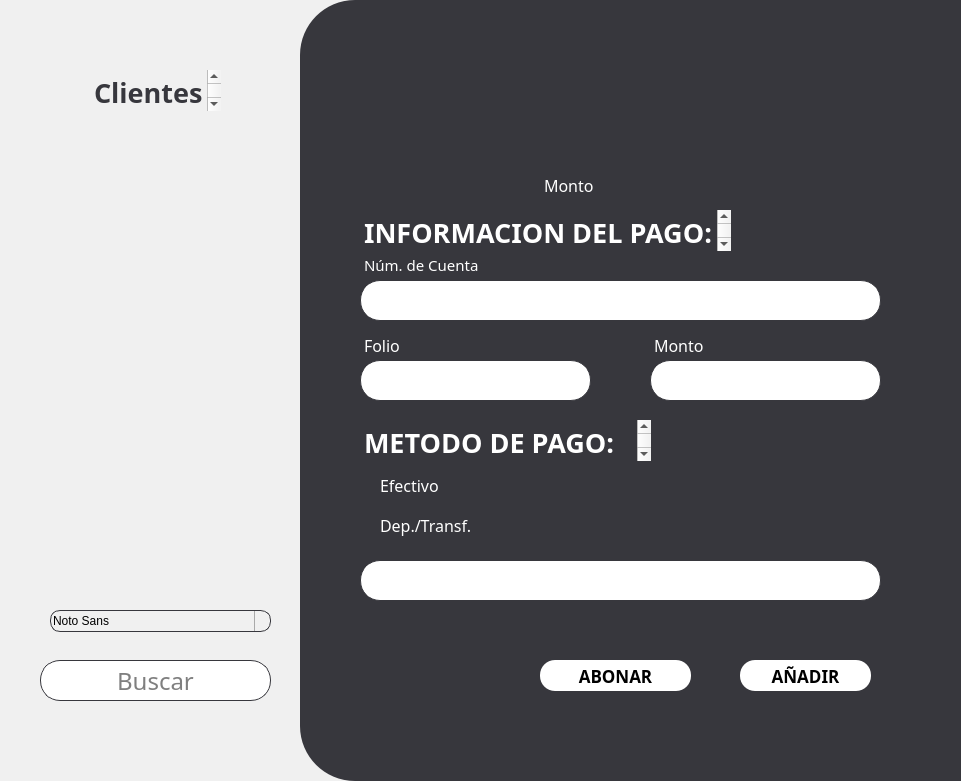
  <widget class="QFrame" name="frame_white">
   <property name="geometry">
    <rect>
     <x>340</x>
     <y>0</y>
     <width>961</width>
     <height>781</height>
    </rect>
   </property>
   <property name="styleSheet">
    <string notr="true">QFrame {
    border: none;       /* Color y grosor del borde */
    border-radius: 55px;          /* Radio de las esquinas */
    background-color: #f0f0f0;    /* Color de fondo */
    margin: 0px;                  /* Margen externo a 0 */
    padding: 0px;                 /* Espaciado interno a 0 */
}

</string>
   </property>
   <property name="frameShape">
    <enum>QFrame::StyledPanel</enum>
   </property>
   <property name="frameShadow">
    <enum>QFrame::Raised</enum>
   </property>
   <widget class="QFrame" name="frame_white_grey">
    <property name="geometry">
     <rect>
      <x>300</x>
      <y>0</y>
      <width>961</width>
      <height>781</height>
     </rect>
    </property>
    <property name="styleSheet">
     <string notr="true">QFrame {
    border: none;       /* Color y grosor del borde */
    border-radius: 55px;          /* Radio de las esquinas */
    background-color: #37373d;    /* Color de fondo */
    margin: 0px;                  /* Margen externo a 0 */
    padding: 0px;                 /* Espaciado interno a 0 */
}

</string>
    </property>
    <property name="frameShape">
     <enum>QFrame::StyledPanel</enum>
    </property>
    <property name="frameShadow">
     <enum>QFrame::Raised</enum>
    </property>
    <widget class="QRadioButton" name="EfectivoOption">
     <property name="geometry">
      <rect>
       <x>60</x>
       <y>470</y>
       <width>141</width>
       <height>31</height>
      </rect>
     </property>
     <property name="font">
      <font>
       <family>Montserrat</family>
       <pointsize>12</pointsize>
      </font>
     </property>
     <property name="styleSheet">
      <string notr="true">QRadioButton{
 background: transparent; 
color: #FFFFFF;
}</string>
     </property>
     <property name="text">
      <string>Efectivo</string>
     </property>
    </widget>
    <widget class="QRadioButton" name="DeptTransfOption">
     <property name="geometry">
      <rect>
       <x>60</x>
       <y>510</y>
       <width>141</width>
       <height>31</height>
      </rect>
     </property>
     <property name="font">
      <font>
       <family>Montserrat</family>
       <pointsize>12</pointsize>
      </font>
     </property>
     <property name="styleSheet">
      <string notr="true">QRadioButton{
 background: transparent; 
color: #FFFFFF;
}</string>
     </property>
     <property name="text">
      <string>Dep./Transf.</string>
     </property>
    </widget>
    <widget class="QPushButton" name="GuardarButton">
     <property name="geometry">
      <rect>
       <x>440</x>
       <y>660</y>
       <width>131</width>
       <height>31</height>
      </rect>
     </property>
     <property name="font">
      <font>
       <family>Montserrat</family>
       <pointsize>13</pointsize>
       <weight>75</weight>
       <bold>true</bold>
      </font>
     </property>
     <property name="styleSheet">
      <string notr="true">QPushButton{
		background: #FFFFFF; 
		 border-radius: 15px; 
}</string>
     </property>
     <property name="text">
      <string>AÑADIR</string>
     </property>
    </widget>
    <widget class="QLineEdit" name="MetodoHolder">
     <property name="geometry">
      <rect>
       <x>60</x>
       <y>560</y>
       <width>521</width>
       <height>41</height>
      </rect>
     </property>
     <property name="font">
      <font>
       <family>Montserrat</family>
       <pointsize>18</pointsize>
      </font>
     </property>
     <property name="layoutDirection">
      <enum>Qt::LeftToRight</enum>
     </property>
     <property name="styleSheet">
      <string notr="true">QLineEdit{
	border: 1px solid  #37373d;
		background: #FFFFFF; 
		 border-radius: 20px; 
}</string>
     </property>
     <property name="inputMask">
      <string/>
     </property>
     <property name="alignment">
      <set>Qt::AlignCenter</set>
     </property>
     <property name="placeholderText">
      <string/>
     </property>
    </widget>
    <widget class="QPushButton" name="AbonarButton">
     <property name="geometry">
      <rect>
       <x>240</x>
       <y>660</y>
       <width>151</width>
       <height>31</height>
      </rect>
     </property>
     <property name="font">
      <font>
       <family>Montserrat</family>
       <pointsize>13</pointsize>
       <weight>75</weight>
       <bold>true</bold>
      </font>
     </property>
     <property name="styleSheet">
      <string notr="true">QPushButton{
		background: #FFFFFF; 
		 border-radius: 15px; 
}</string>
     </property>
     <property name="text">
      <string>ABONAR</string>
     </property>
    </widget>
    <widget class="QTextBrowser" name="MetodoPago">
     <property name="geometry">
      <rect>
       <x>60</x>
       <y>420</y>
       <width>291</width>
       <height>41</height>
      </rect>
     </property>
     <property name="sizePolicy">
      <sizepolicy hsizetype="Expanding" vsizetype="Expanding">
       <horstretch>0</horstretch>
       <verstretch>0</verstretch>
      </sizepolicy>
     </property>
     <property name="font">
      <font>
       <family>Montserrat</family>
      </font>
     </property>
     <property name="toolTipDuration">
      <number>-1</number>
     </property>
     <property name="autoFillBackground">
      <bool>false</bool>
     </property>
     <property name="styleSheet">
      <string notr="true">QTextBrowser {
    background: transparent;  /* Quitar el fondo */
	color:#FFFFFF;
    border: none;             /* Quitar el borde */
	margin: 0;                /* Eliminar márgenes */
}</string>
     </property>
     <property name="html">
      <string>&lt;!DOCTYPE HTML PUBLIC &quot;-//W3C//DTD HTML 4.0//EN&quot; &quot;http://www.w3.org/TR/REC-html40/strict.dtd&quot;&gt;
&lt;html&gt;&lt;head&gt;&lt;meta name=&quot;qrichtext&quot; content=&quot;1&quot; /&gt;&lt;style type=&quot;text/css&quot;&gt;
p, li { white-space: pre-wrap; }
&lt;/style&gt;&lt;/head&gt;&lt;body style=&quot; font-family:'Montserrat'; font-size:8.25pt; font-weight:400; font-style:normal;&quot;&gt;
&lt;p style=&quot; margin-top:0px; margin-bottom:0px; margin-left:0px; margin-right:0px; -qt-block-indent:0; text-indent:0px;&quot;&gt;&lt;span style=&quot; font-family:'MS Shell Dlg 2'; font-size:20pt; font-weight:600;&quot;&gt;METODO DE PAGO:&lt;/span&gt;&lt;/p&gt;&lt;/body&gt;&lt;/html&gt;</string>
     </property>
    </widget>
    <widget class="QTextBrowser" name="InfoPago">
     <property name="geometry">
      <rect>
       <x>60</x>
       <y>210</y>
       <width>371</width>
       <height>41</height>
      </rect>
     </property>
     <property name="sizePolicy">
      <sizepolicy hsizetype="Expanding" vsizetype="Expanding">
       <horstretch>0</horstretch>
       <verstretch>0</verstretch>
      </sizepolicy>
     </property>
     <property name="font">
      <font>
       <family>Montserrat</family>
      </font>
     </property>
     <property name="toolTipDuration">
      <number>-1</number>
     </property>
     <property name="autoFillBackground">
      <bool>false</bool>
     </property>
     <property name="styleSheet">
      <string notr="true">QTextBrowser {
    background: transparent;  /* Quitar el fondo */
	color:#FFFFFF;
    border: none;             /* Quitar el borde */
	margin: 0;                /* Eliminar márgenes */
}</string>
     </property>
     <property name="html">
      <string>&lt;!DOCTYPE HTML PUBLIC &quot;-//W3C//DTD HTML 4.0//EN&quot; &quot;http://www.w3.org/TR/REC-html40/strict.dtd&quot;&gt;
&lt;html&gt;&lt;head&gt;&lt;meta name=&quot;qrichtext&quot; content=&quot;1&quot; /&gt;&lt;style type=&quot;text/css&quot;&gt;
p, li { white-space: pre-wrap; }
&lt;/style&gt;&lt;/head&gt;&lt;body style=&quot; font-family:'Montserrat'; font-size:8.25pt; font-weight:400; font-style:normal;&quot;&gt;
&lt;p style=&quot; margin-top:0px; margin-bottom:0px; margin-left:0px; margin-right:0px; -qt-block-indent:0; text-indent:0px;&quot;&gt;&lt;span style=&quot; font-family:'MS Shell Dlg 2'; font-size:20pt; font-weight:600;&quot;&gt;INFORMACION DEL PAGO:&lt;/span&gt;&lt;/p&gt;&lt;/body&gt;&lt;/html&gt;</string>
     </property>
    </widget>
    <widget class="QLineEdit" name="NumCuentaHolder">
     <property name="geometry">
      <rect>
       <x>60</x>
       <y>280</y>
       <width>521</width>
       <height>41</height>
      </rect>
     </property>
     <property name="font">
      <font>
       <family>Montserrat</family>
       <pointsize>18</pointsize>
      </font>
     </property>
     <property name="layoutDirection">
      <enum>Qt::LeftToRight</enum>
     </property>
     <property name="styleSheet">
      <string notr="true">QLineEdit{
	border: 1px solid  #37373d;
		background: #FFFFFF; 
		 border-radius: 20px; 
}</string>
     </property>
     <property name="inputMask">
      <string/>
     </property>
     <property name="alignment">
      <set>Qt::AlignCenter</set>
     </property>
     <property name="placeholderText">
      <string/>
     </property>
    </widget>
    <widget class="QTextBrowser" name="NumCuenta">
     <property name="geometry">
      <rect>
       <x>60</x>
       <y>250</y>
       <width>291</width>
       <height>41</height>
      </rect>
     </property>
     <property name="sizePolicy">
      <sizepolicy hsizetype="Expanding" vsizetype="Expanding">
       <horstretch>0</horstretch>
       <verstretch>0</verstretch>
      </sizepolicy>
     </property>
     <property name="font">
      <font>
       <family>Montserrat</family>
       <pointsize>5</pointsize>
      </font>
     </property>
     <property name="toolTipDuration">
      <number>-1</number>
     </property>
     <property name="autoFillBackground">
      <bool>false</bool>
     </property>
     <property name="styleSheet">
      <string notr="true">QTextBrowser {
    background: transparent;  /* Quitar el fondo */
	color:#FFFFFF;
    border: none;             /* Quitar el borde */
	margin: 0;                /* Eliminar márgenes */
}</string>
     </property>
     <property name="html">
      <string>&lt;!DOCTYPE HTML PUBLIC &quot;-//W3C//DTD HTML 4.0//EN&quot; &quot;http://www.w3.org/TR/REC-html40/strict.dtd&quot;&gt;
&lt;html&gt;&lt;head&gt;&lt;meta name=&quot;qrichtext&quot; content=&quot;1&quot; /&gt;&lt;style type=&quot;text/css&quot;&gt;
p, li { white-space: pre-wrap; }
&lt;/style&gt;&lt;/head&gt;&lt;body style=&quot; font-family:'Montserrat'; font-size:5pt; font-weight:400; font-style:normal;&quot;&gt;
&lt;p style=&quot; margin-top:0px; margin-bottom:0px; margin-left:0px; margin-right:0px; -qt-block-indent:0; text-indent:0px;&quot;&gt;&lt;span style=&quot; font-size:11pt;&quot;&gt;Núm. de Cuenta&lt;/span&gt;&lt;/p&gt;&lt;/body&gt;&lt;/html&gt;</string>
     </property>
    </widget>
    <widget class="QLineEdit" name="FolioHolder">
     <property name="geometry">
      <rect>
       <x>60</x>
       <y>360</y>
       <width>231</width>
       <height>41</height>
      </rect>
     </property>
     <property name="font">
      <font>
       <family>Montserrat</family>
       <pointsize>18</pointsize>
      </font>
     </property>
     <property name="layoutDirection">
      <enum>Qt::LeftToRight</enum>
     </property>
     <property name="styleSheet">
      <string notr="true">QLineEdit{
	border: 1px solid  #37373d;
		background: #FFFFFF; 
		 border-radius: 20px; 
}</string>
     </property>
     <property name="inputMask">
      <string/>
     </property>
     <property name="alignment">
      <set>Qt::AlignCenter</set>
     </property>
     <property name="placeholderText">
      <string/>
     </property>
    </widget>
    <widget class="QTextBrowser" name="Folio">
     <property name="geometry">
      <rect>
       <x>60</x>
       <y>330</y>
       <width>201</width>
       <height>41</height>
      </rect>
     </property>
     <property name="sizePolicy">
      <sizepolicy hsizetype="Expanding" vsizetype="Expanding">
       <horstretch>0</horstretch>
       <verstretch>0</verstretch>
      </sizepolicy>
     </property>
     <property name="font">
      <font>
       <family>Montserrat</family>
       <pointsize>5</pointsize>
      </font>
     </property>
     <property name="toolTipDuration">
      <number>-1</number>
     </property>
     <property name="autoFillBackground">
      <bool>false</bool>
     </property>
     <property name="styleSheet">
      <string notr="true">QTextBrowser {
    background: transparent;  /* Quitar el fondo */
	color:#FFFFFF;
    border: none;             /* Quitar el borde */
	margin: 0;                /* Eliminar márgenes */
}</string>
     </property>
     <property name="html">
      <string>&lt;!DOCTYPE HTML PUBLIC &quot;-//W3C//DTD HTML 4.0//EN&quot; &quot;http://www.w3.org/TR/REC-html40/strict.dtd&quot;&gt;
&lt;html&gt;&lt;head&gt;&lt;meta name=&quot;qrichtext&quot; content=&quot;1&quot; /&gt;&lt;style type=&quot;text/css&quot;&gt;
p, li { white-space: pre-wrap; }
&lt;/style&gt;&lt;/head&gt;&lt;body style=&quot; font-family:'Montserrat'; font-size:5pt; font-weight:400; font-style:normal;&quot;&gt;
&lt;p style=&quot; margin-top:0px; margin-bottom:0px; margin-left:0px; margin-right:0px; -qt-block-indent:0; text-indent:0px;&quot;&gt;&lt;span style=&quot; font-size:12pt;&quot;&gt;Folio&lt;/span&gt;&lt;/p&gt;&lt;/body&gt;&lt;/html&gt;</string>
     </property>
    </widget>
    <widget class="QTextBrowser" name="MontoText_2">
     <property name="geometry">
      <rect>
       <x>350</x>
       <y>330</y>
       <width>201</width>
       <height>41</height>
      </rect>
     </property>
     <property name="sizePolicy">
      <sizepolicy hsizetype="Expanding" vsizetype="Expanding">
       <horstretch>0</horstretch>
       <verstretch>0</verstretch>
      </sizepolicy>
     </property>
     <property name="font">
      <font>
       <family>Montserrat</family>
       <pointsize>5</pointsize>
      </font>
     </property>
     <property name="toolTipDuration">
      <number>-1</number>
     </property>
     <property name="autoFillBackground">
      <bool>false</bool>
     </property>
     <property name="styleSheet">
      <string notr="true">QTextBrowser {
    background: transparent;  /* Quitar el fondo */
	color:#FFFFFF;
    border: none;             /* Quitar el borde */
	margin: 0;                /* Eliminar márgenes */
}</string>
     </property>
     <property name="html">
      <string>&lt;!DOCTYPE HTML PUBLIC &quot;-//W3C//DTD HTML 4.0//EN&quot; &quot;http://www.w3.org/TR/REC-html40/strict.dtd&quot;&gt;
&lt;html&gt;&lt;head&gt;&lt;meta name=&quot;qrichtext&quot; content=&quot;1&quot; /&gt;&lt;style type=&quot;text/css&quot;&gt;
p, li { white-space: pre-wrap; }
&lt;/style&gt;&lt;/head&gt;&lt;body style=&quot; font-family:'Montserrat'; font-size:5pt; font-weight:400; font-style:normal;&quot;&gt;
&lt;p style=&quot; margin-top:0px; margin-bottom:0px; margin-left:0px; margin-right:0px; -qt-block-indent:0; text-indent:0px;&quot;&gt;&lt;span style=&quot; font-size:12pt;&quot;&gt;Monto&lt;/span&gt;&lt;/p&gt;&lt;/body&gt;&lt;/html&gt;</string>
     </property>
    </widget>
    <widget class="QLineEdit" name="MontoHolder">
     <property name="geometry">
      <rect>
       <x>350</x>
       <y>360</y>
       <width>231</width>
       <height>41</height>
      </rect>
     </property>
     <property name="font">
      <font>
       <family>Montserrat</family>
       <pointsize>18</pointsize>
      </font>
     </property>
     <property name="layoutDirection">
      <enum>Qt::LeftToRight</enum>
     </property>
     <property name="styleSheet">
      <string notr="true">QLineEdit{
	border: 1px solid  #37373d;
		background: #FFFFFF; 
		 border-radius: 20px; 
}</string>
     </property>
     <property name="inputMask">
      <string/>
     </property>
     <property name="alignment">
      <set>Qt::AlignCenter</set>
     </property>
     <property name="placeholderText">
      <string/>
     </property>
    </widget>
    <widget class="QTextBrowser" name="Adeudo">
     <property name="geometry">
      <rect>
       <x>60</x>
       <y>150</y>
       <width>181</width>
       <height>41</height>
      </rect>
     </property>
     <property name="sizePolicy">
      <sizepolicy hsizetype="Expanding" vsizetype="Expanding">
       <horstretch>0</horstretch>
       <verstretch>0</verstretch>
      </sizepolicy>
     </property>
     <property name="font">
      <font>
       <family>Montserrat</family>
       <pointsize>5</pointsize>
      </font>
     </property>
     <property name="toolTipDuration">
      <number>-1</number>
     </property>
     <property name="autoFillBackground">
      <bool>false</bool>
     </property>
     <property name="styleSheet">
      <string notr="true">QTextBrowser {
    background: transparent;  /* Quitar el fondo */
	color:#FFFFFF;
    border: none;             /* Quitar el borde */
	margin: 0;                /* Eliminar márgenes */
}</string>
     </property>
     <property name="html">
      <string>&lt;!DOCTYPE HTML PUBLIC &quot;-//W3C//DTD HTML 4.0//EN&quot; &quot;http://www.w3.org/TR/REC-html40/strict.dtd&quot;&gt;
&lt;html&gt;&lt;head&gt;&lt;meta name=&quot;qrichtext&quot; content=&quot;1&quot; /&gt;&lt;style type=&quot;text/css&quot;&gt;
p, li { white-space: pre-wrap; }
&lt;/style&gt;&lt;/head&gt;&lt;body style=&quot; font-family:'Montserrat'; font-size:5pt; font-weight:400; font-style:normal;&quot;&gt;
&lt;p style=&quot;-qt-paragraph-type:empty; margin-top:0px; margin-bottom:0px; margin-left:0px; margin-right:0px; -qt-block-indent:0; text-indent:0px;&quot;&gt;&lt;br /&gt;&lt;/p&gt;&lt;/body&gt;&lt;/html&gt;</string>
     </property>
    </widget>
    <widget class="QTextBrowser" name="MontoText">
     <property name="geometry">
      <rect>
       <x>240</x>
       <y>170</y>
       <width>81</width>
       <height>41</height>
      </rect>
     </property>
     <property name="sizePolicy">
      <sizepolicy hsizetype="Expanding" vsizetype="Expanding">
       <horstretch>0</horstretch>
       <verstretch>0</verstretch>
      </sizepolicy>
     </property>
     <property name="font">
      <font>
       <family>Montserrat</family>
       <pointsize>5</pointsize>
      </font>
     </property>
     <property name="toolTipDuration">
      <number>-1</number>
     </property>
     <property name="autoFillBackground">
      <bool>false</bool>
     </property>
     <property name="styleSheet">
      <string notr="true">QTextBrowser {
    background: transparent;  /* Quitar el fondo */
	color:#FFFFFF;
    border: none;             /* Quitar el borde */
	margin: 0;                /* Eliminar márgenes */
}</string>
     </property>
     <property name="html">
      <string>&lt;!DOCTYPE HTML PUBLIC &quot;-//W3C//DTD HTML 4.0//EN&quot; &quot;http://www.w3.org/TR/REC-html40/strict.dtd&quot;&gt;
&lt;html&gt;&lt;head&gt;&lt;meta name=&quot;qrichtext&quot; content=&quot;1&quot; /&gt;&lt;style type=&quot;text/css&quot;&gt;
p, li { white-space: pre-wrap; }
&lt;/style&gt;&lt;/head&gt;&lt;body style=&quot; font-family:'Montserrat'; font-size:5pt; font-weight:400; font-style:normal;&quot;&gt;
&lt;p style=&quot; margin-top:0px; margin-bottom:0px; margin-left:0px; margin-right:0px; -qt-block-indent:0; text-indent:0px;&quot;&gt;&lt;span style=&quot; font-size:12pt;&quot;&gt;Monto&lt;/span&gt;&lt;/p&gt;&lt;/body&gt;&lt;/html&gt;</string>
     </property>
    </widget>
    <widget class="QTextBrowser" name="Adeudo_2">
     <property name="geometry">
      <rect>
       <x>60</x>
       <y>70</y>
       <width>331</width>
       <height>61</height>
      </rect>
     </property>
     <property name="sizePolicy">
      <sizepolicy hsizetype="Expanding" vsizetype="Expanding">
       <horstretch>0</horstretch>
       <verstretch>0</verstretch>
      </sizepolicy>
     </property>
     <property name="font">
      <font>
       <family>Montserrat</family>
       <pointsize>5</pointsize>
       <weight>50</weight>
       <bold>false</bold>
      </font>
     </property>
     <property name="toolTipDuration">
      <number>-1</number>
     </property>
     <property name="autoFillBackground">
      <bool>false</bool>
     </property>
     <property name="styleSheet">
      <string notr="true">QTextBrowser {
    background: transparent;  /* Quitar el fondo */
	color:#FFFFFF;
    border: none;             /* Quitar el borde */
	margin: 0;                /* Eliminar márgenes */
}</string>
     </property>
     <property name="html">
      <string>&lt;!DOCTYPE HTML PUBLIC &quot;-//W3C//DTD HTML 4.0//EN&quot; &quot;http://www.w3.org/TR/REC-html40/strict.dtd&quot;&gt;
&lt;html&gt;&lt;head&gt;&lt;meta name=&quot;qrichtext&quot; content=&quot;1&quot; /&gt;&lt;style type=&quot;text/css&quot;&gt;
p, li { white-space: pre-wrap; }
&lt;/style&gt;&lt;/head&gt;&lt;body style=&quot; font-family:'Montserrat'; font-size:5pt; font-weight:400; font-style:normal;&quot;&gt;
&lt;p style=&quot;-qt-paragraph-type:empty; margin-top:0px; margin-bottom:0px; margin-left:0px; margin-right:0px; -qt-block-indent:0; text-indent:0px;&quot;&gt;&lt;br /&gt;&lt;/p&gt;&lt;/body&gt;&lt;/html&gt;</string>
     </property>
    </widget>
   </widget>
   <widget class="QTextBrowser" name="Clientes">
    <property name="geometry">
     <rect>
      <x>90</x>
      <y>70</y>
      <width>131</width>
      <height>41</height>
     </rect>
    </property>
    <property name="sizePolicy">
     <sizepolicy hsizetype="Expanding" vsizetype="Expanding">
      <horstretch>0</horstretch>
      <verstretch>0</verstretch>
     </sizepolicy>
    </property>
    <property name="font">
     <font>
      <family>Montserrat</family>
     </font>
    </property>
    <property name="toolTipDuration">
     <number>-1</number>
    </property>
    <property name="autoFillBackground">
     <bool>false</bool>
    </property>
    <property name="styleSheet">
     <string notr="true">QTextBrowser {
    background: transparent;  /* Quitar el fondo */
	color:#37373d;
    border: none;             /* Quitar el borde */
	margin: 0;                /* Eliminar márgenes */
}</string>
    </property>
    <property name="html">
     <string>&lt;!DOCTYPE HTML PUBLIC &quot;-//W3C//DTD HTML 4.0//EN&quot; &quot;http://www.w3.org/TR/REC-html40/strict.dtd&quot;&gt;
&lt;html&gt;&lt;head&gt;&lt;meta name=&quot;qrichtext&quot; content=&quot;1&quot; /&gt;&lt;style type=&quot;text/css&quot;&gt;
p, li { white-space: pre-wrap; }
&lt;/style&gt;&lt;/head&gt;&lt;body style=&quot; font-family:'Montserrat'; font-size:8.25pt; font-weight:400; font-style:normal;&quot;&gt;
&lt;p style=&quot; margin-top:0px; margin-bottom:0px; margin-left:0px; margin-right:0px; -qt-block-indent:0; text-indent:0px;&quot;&gt;&lt;span style=&quot; font-family:'MS Shell Dlg 2'; font-size:20pt; font-weight:600;&quot;&gt;Clientes&lt;/span&gt;&lt;/p&gt;&lt;/body&gt;&lt;/html&gt;</string>
    </property>
   </widget>
   <widget class="QListView" name="listViewClients">
    <property name="geometry">
     <rect>
      <x>40</x>
      <y>141</y>
      <width>221</width>
      <height>411</height>
     </rect>
    </property>
    <property name="font">
     <font>
      <family>Montserrat</family>
      <pointsize>16</pointsize>
     </font>
    </property>
   </widget>
   <widget class="QLineEdit" name="lineEdit">
    <property name="geometry">
     <rect>
      <x>40</x>
      <y>660</y>
      <width>231</width>
      <height>41</height>
     </rect>
    </property>
    <property name="font">
     <font>
      <family>Montserrat</family>
      <pointsize>18</pointsize>
     </font>
    </property>
    <property name="layoutDirection">
     <enum>Qt::LeftToRight</enum>
    </property>
    <property name="styleSheet">
     <string notr="true">QLineEdit{
	border: 1px solid  #37373d;
		background: #FFFFFF; 
		 border-radius: 20px; 
}</string>
    </property>
    <property name="inputMask">
     <string/>
    </property>
    <property name="alignment">
     <set>Qt::AlignCenter</set>
    </property>
    <property name="placeholderText">
     <string>Buscar</string>
    </property>
   </widget>
   <widget class="QFontComboBox" name="Filtro">
    <property name="geometry">
     <rect>
      <x>50</x>
      <y>610</y>
      <width>221</width>
      <height>22</height>
     </rect>
    </property>
    <property name="font">
     <font>
      <family>Montserrat</family>
      <pointsize>14</pointsize>
     </font>
    </property>
    <property name="styleSheet">
     <string notr="true">QFontComboBox{
	border: 1px solid #37373d;
	border-radius: 10px;
	background: transparent;
}
QComboBox::drop-down {
    subcontrol-origin: padding;
    subcontrol-position: top right;
    width: 15px;
    border-left-width: 1px;
    border-left-color: darkgray;
    border-left-style: solid;
    border-top-right-radius: 3px;
    border-bottom-right-radius: 3px;
    background: transparent;  /* Fondo transparente */
}

QComboBox::down-arrow {
    image: url(none); /* Borra cualquier imagen personalizada */
    width: 10px;  /* Tamaño predeterminado de la flecha */
    height: 10px;
}

QComboBox::down-arrow {
    image: url(:/qt-project.org/styles/commonstyle/images/arrow-down-16.png);  /* Restaura la flecha predeterminada */
}</string>
    </property>
    <property name="currentText">
     <string>Montserrat</string>
    </property>
    <property name="currentFont">
     <font>
      <family>Montserrat</family>
      <pointsize>14</pointsize>
      <weight>50</weight>
      <bold>false</bold>
     </font>
    </property>
   </widget>
  </widget>
